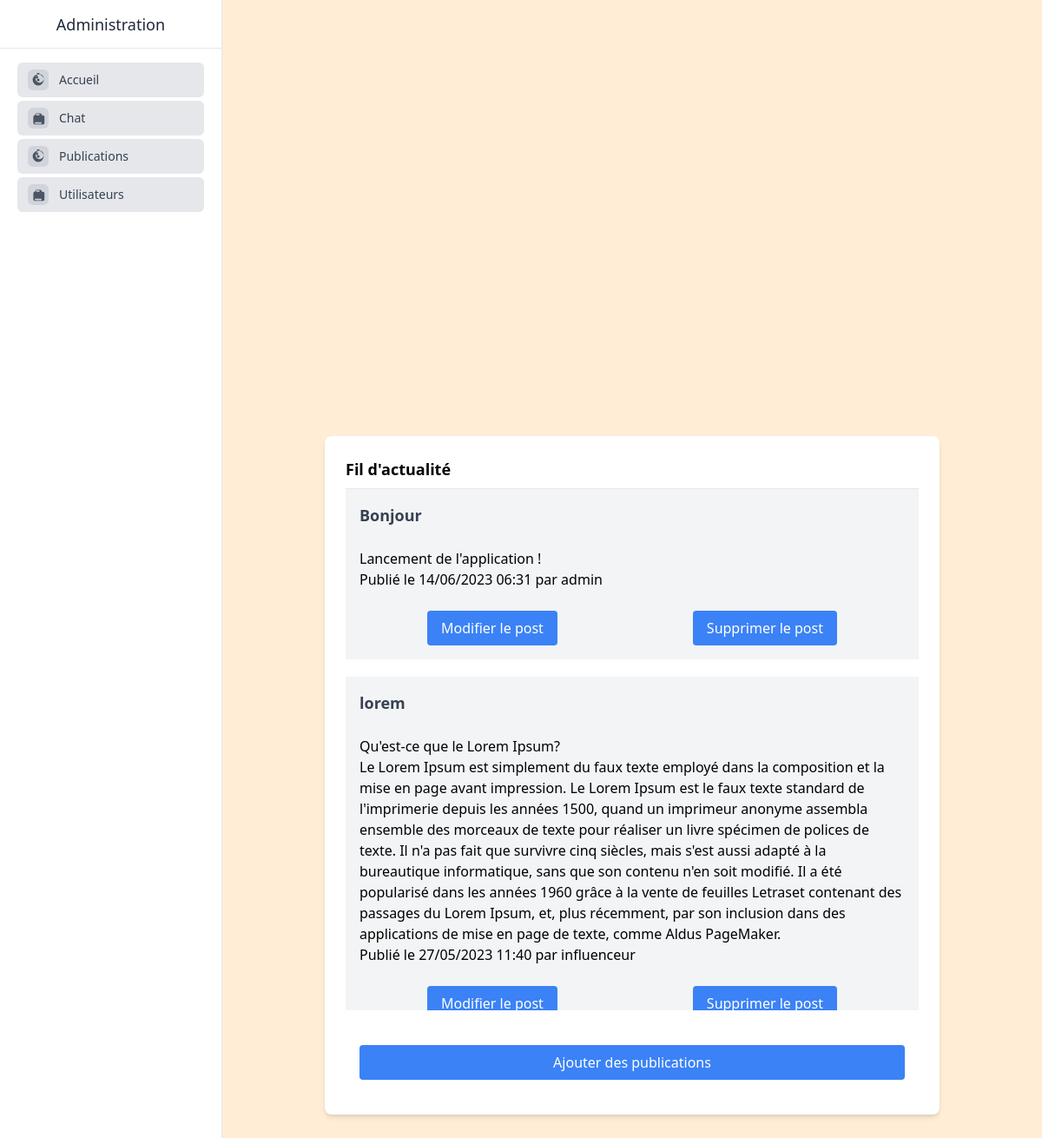
The app's page /backoffice.php (signed in) with its own data.
### tables this page shows
CREATE TABLE `posts` (
  `post_id` int(11) NOT NULL,
  `title` varchar(255) NOT NULL,
  `content` text NOT NULL,
  `user_id` int(11) NOT NULL,
  `reactions` int(11) NOT NULL DEFAULT 0,
  `timestamp` timestamp NOT NULL DEFAULT current_timestamp(),
  `post_type` varchar(255) NOT NULL
);

CREATE TABLE `users` (
  `user_id` int(11) NOT NULL,
  `name` varchar(255) NOT NULL,
  `username` varchar(255) NOT NULL,
  `password` varchar(1000) NOT NULL,
  `p_p` varchar(255) DEFAULT 'user-default.png',
  `last_seen` datetime NOT NULL DEFAULT current_timestamp(),
  `role` varchar(20) NOT NULL DEFAULT 'user',
  `reset` tinyint(1) NOT NULL DEFAULT 1
);

### pages/post.php (the view, shortened to what this page needs)
<?php
if($_SESSION['role'] != 'intervenant'){
?>
<div name="container" class="w-3/4  bg-white shadow-md rounded-lg p-6">
    <h2 class="text-lg font-bold mb-2 ">Fil d'actualité</h2>
    <div class="overflow-y-auto h-[600px]" name="post-list">
        <?php
        $role = $_SESSION['role'];
        $query = "SELECT p.*, u.name AS UserName
                    FROM posts p
                    LEFT JOIN users u ON p.user_id = u.user_id
                    ORDER BY p.timestamp DESC";
        try {
            $stmt = $conn->query($query);
            if ($stmt->rowCount() > 0) {
                while ($row = $stmt->fetch(PDO::FETCH_ASSOC)) {
                    echo "<article>";
                    echo "<div class='article'>";
                    echo "<a class='article_titre'>" . $row["title"] . "</a>";
                    echo "<br>";
                    echo "<br>";
                    echo "<p>" . substr($row["content"], 0, 1000) . "</p>";
                    echo "<div class='metadata'>Publié le " . date('d/m/Y H:i', strtotime($row["timestamp"])) . " par " . $row["UserName"] . "</div>";
                    echo "<br>";
                    echo "<div class='flex place-content-around'>";
                    echo '<a href="backoffice.php?page=updatepost&id=' . $row["post_id"] . '"class="admin_post_btn hover:bg-green-400">Modifier le post</a>';
                    echo '<a href="backoffice.php?page=deletepost&id=' . $row["post_id"] . '"class="admin_post_btn hover:bg-red-400">Supprimer le post</a>';
                    echo "</div>";
                    echo "</div>";
                    echo "</article>";
                }
            } else {
                echo "<p>Aucune publication trouvée.</p>";
            }
        } catch (PDOException $e) {
            echo 'Erreur lors de l\'exécution de la requête : ' . $e->getMessage();
        }
        ?>
    </div>
    <?php
    if ($role == 'admin' || $role == 'influenceur') {
            echo "<br>";
            echo "<div class='flex place-content-center'>";
            echo "<a href='backoffice.php?page=addpost' class='w-full admin_btn text-center'>Ajouter des publications</a>";
            echo "</div>";
        }
    ?>
</div>
<?php
}
else{
	header("Location: backoffice.php");
   	exit;
}
?>

### records on screen
posts: title "Bonjour", content "Lancement de l'application !", timestamp "14/06/2023 06:31", user.name "admin"
posts: title "lorem", content "Qu'est-ce que le Lorem Ipsum? Le Lorem Ipsum est simplement du faux texte employé dans la composition et la mise en page avant impression. Le Lorem Ipsum est le faux texte standard de l'imprimerie depuis les années 1500, quand un imprimeur anonyme assembla ensemble des morceaux de texte pour réaliser un livre spécimen de polices de texte. Il n'a pas fait que survivre cinq siècles, mais s'est aussi adapté à la bureautique informatique, sans que son contenu n'en soit modifié. Il a été popularisé dans les années 1960 grâce à la vente de feuilles Letraset contenant des passages du Lorem Ipsum, et, plus récemment, par son inclusion dans des applications de mise en page de texte, comme Aldus…", timestamp "27/05/2023 11:40", user.name "influenceur"
